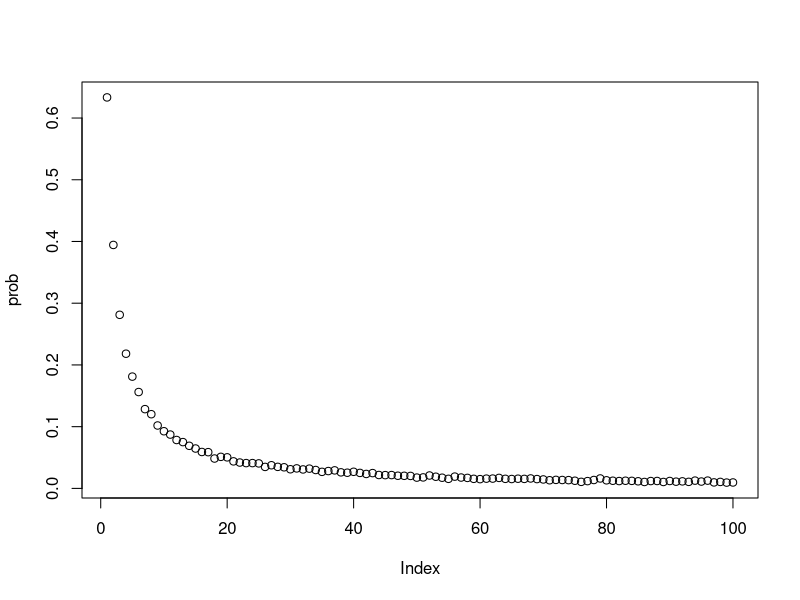

Write R code to recreate this figure. (Note: a time limit stopped this script after it produced the figure.)
################################################################
#Task 5
'In order to calculate the probabilities, we need to find out the times each
length appears in all simulations. The first loop is used to indicate all the
experiments, and the second loop is used to indicate n prisoners participated
in turn. The third loops are used to simulate the process of each prisoner
finding their cards. The length of every prisoner will be recorded by adding
one to the corresonding item in list freq. At the end of each simulation, those
length with freq more than 0 will be added by one in list cnt. After all the
simulations are completed, the probabilities can be calculated by dividing cnt
by nreps.'



# to estimate the probabilities of loop length from 1 to 2n
dloop = function(n,nreps){
  PR = numeric(2*n) # 2n-vector of each length's probability
  cnt = numeric(2*n) # counts each length occurs at least once
  
  # nreps simulations
  for (i in 1:nreps) {
    boxes = sample(1:(2*n),replace = F) # randomly shuffle cards to boxes
    freq = numeric(2*n) # the frequency each length occur in one simulation
    
    # 2n prisoners complete the simulation in turn
    for (j in 1:(2*n)) {
      len = 1
      k = j # the next box to open
      
      # break until find the card with their number
      while (boxes[k] != j) {
        k = boxes[k]
        len = len + 1
      }
      freq[len] = freq[len] + 1
    }
    
    # record the counts each length occurs at least once
    for (len in 1:(2*n)) {
      if (freq[len] != 0)
      cnt[len] = cnt[len] + 1
    }
  }
  
  # calculate the probability of each length
  for (len in 1:(2*n)) {
    PR[len] = cnt[len]/nreps
  }
  return(PR)
}




################################################################
#Task 6



# estimate the probabilities for n = 50, nreps = 10000
prob = dloop(50,10000)
print(prob)
plot(prob)

# calculate the probability that there is no loop longer than 50
ans = 1
for (i in 51:length(prob)) {
  ans = ans - prob[i]
}
print(ans)


# calculate the probability that there is no loop longer than 50
dloop2 = function(n,nreps){
  PR = 0
  cnt = 0 # the counts of the simulations without loop longer than 50
  
  # nreps simulations
  for (i in 1:nreps) {
    boxes = sample(1:(2*n),replace = F) # randomly shuffle cards to boxes
    max_len = 0 # record the longest length in each simulation
    
    # 2n prisoners complete the simulation in turn
    for (j in 1:(2*n)) {
      len = 1
      k = j # the next box to open
      
      # break until find the card with their number
      while (boxes[k] != j) {
        k = boxes[k]
        len = len + 1
      }
      max_len = max(max_len,len) # change the maximum if necessary
    }
    
    # add the count if there is no loop longer than 50 in this simulation
    if (max_len <= 50)
      cnt = cnt + 1
  }
  
  # calculate the probability that there is no loop longer than 50
  PR = cnt/nreps
  return(PR)
}

# estimate the probability for n = 50, nreps = 10000
dloop2(50,10000)
